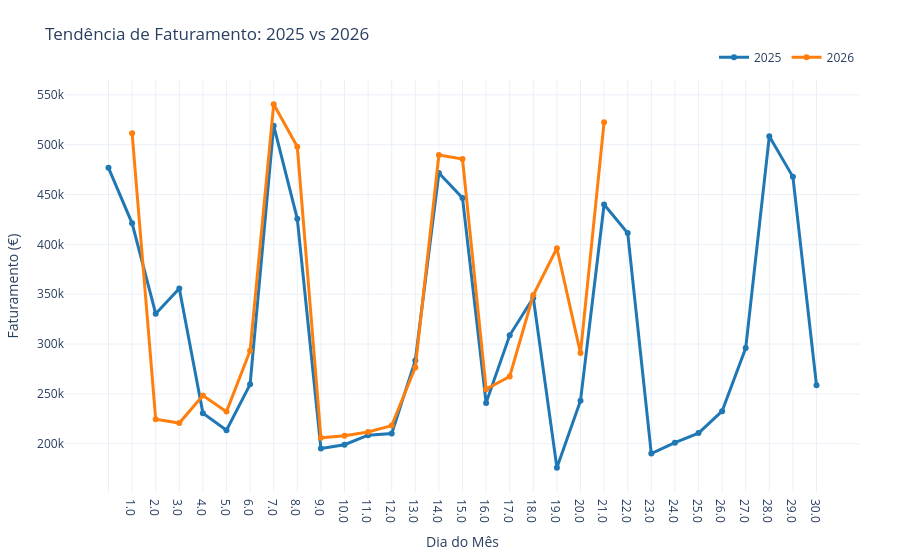

Notebook cell for this chart:
### Markdown cell above
### Célula 1: Configuração e Carregamento Robusto

**Excel**: Abrir o ficheiro e verificar os dados.

**Prompt sugerido para a IA (BLINDAGEM)**:
> "Lê a folha 'Mapa diário' do ficheiro 'Cópia de Mapa diário.xlsx' ignorando as primeiras 6 linhas. 
> - Usa `iloc` para mapear: Col 0 (Dia), Col 1 (Weekday). 
> - Faturamento: Índice 5 (2025), 6 (2026), 7 (Orc). 
> - Margem: Índice 16 (2025), 17 (2026), 19 (Orc).
> - Converte tudo para numérico (`pd.to_numeric`).
> - Aplica as funções `format_euro` e `format_pct` na visualização final."

### Code cell
import plotly.graph_objects as go

# Criar o gráfico interativo com Plotly
fig = go.Figure()

# Adicionar linha para 2025
fig.add_trace(go.Scatter(
    x=df['Dia'].astype(str).tolist(), 
    y=df['Fact_2025'],
    mode='lines+markers',
    name='2025',
    line=dict(color='#1f77b4', width=3),
    hovertemplate='Dia %{x}<br>Faturamento: %{y:,.2f} €<extra></extra>'
))

# Adicionar linha para 2026
fig.add_trace(go.Scatter(
    x=df['Dia'].astype(str).tolist(), 
    y=df['Fact_2026'],
    mode='lines+markers',
    name='2026',
    line=dict(color='#ff7f0e', width=3),
    hovertemplate='Dia %{x}<br>Faturamento: %{y:,.2f} €<extra></extra>'
))

# Ajuste de Layout Premium
fig.update_layout(
    title='Tendência de Faturamento: 2025 vs 2026',
    xaxis_title='Dia do Mês',
    yaxis_title='Faturamento (€)',
    hovermode='x unified',
    template='plotly_white',
    legend=dict(orientation="h", yanchor="bottom", y=1.02, xanchor="right", x=1),
    margin=dict(l=40, r=40, t=80, b=40)
)

fig.show()

### Figure 1 — Plotly figure (JSON) as saved in the notebook; plotly's stock layout.template omitted (floating-point values rounded to 4 significant figures)
{"data": [{"hovertemplate": "Dia %{x}<br>Faturamento: %{y:,.2f} €<extra></extra>", "line": {"color": "#1f77b4", "width": 3}, "mode": "lines+markers", "name": "2025", "type": "scatter", "x": ["", "1.0", "2.0", "3.0", "4.0", "5.0", "6.0", "7.0", "8.0", "9.0", "10.0", "11.0", "12.0", "13.0", "14.0", "15.0", "16.0", "17.0", "18.0", "19.0", "20.0", "21.0", "22.0", "23.0", "24.0", "25.0", "26.0", "27.0", "28.0", "29.0", "30.0"], "y": [476800.0, 421100.0, 330500.0, 355900.0, 230700.0, 213600.0, 259600.0, 519100.0, 425700.0, 195200.0, 199100.0, 208600.0, 210300.0, 283500.0, 471600.0, 446700.0, 241000.0, 308800.0, 346400.0, 176000.0, 243200.0, 440000.0, 411300.0, 190200.0, 201100.0, 210700.0, 232700.0, 296000.0, 508400.0, 467700.0, 258700.0]}, {"hovertemplate": "Dia %{x}<br>Faturamento: %{y:,.2f} €<extra></extra>", "line": {"color": "#ff7f0e", "width": 3}, "mode": "lines+markers", "name": "2026", "type": "scatter", "x": ["", "1.0", "2.0", "3.0", "4.0", "5.0", "6.0", "7.0", "8.0", "9.0", "10.0", "11.0", "12.0", "13.0", "14.0", "15.0", "16.0", "17.0", "18.0", "19.0", "20.0", "21.0", "22.0", "23.0", "24.0", "25.0", "26.0", "27.0", "28.0", "29.0", "30.0"], "y": [NaN, 511600.0, 224500.0, 220800.0, 248500.0, 232200.0, 293300.0, 540500.0, 497900.0, 206000.0, 208000.0, 211800.0, 218200.0, 276600.0, 489600.0, 485700.0, 254700.0, 267500.0, 349300.0, 396100.0, 291000.0, 522600.0, NaN, NaN, NaN, NaN, NaN, NaN, NaN, NaN, NaN]}], "layout": {"hovermode": "x unified", "legend": {"orientation": "h", "x": 1, "xanchor": "right", "y": 1.02, "yanchor": "bottom"}, "margin": {"b": 40, "l": 40, "r": 40, "t": 80}, "title": {"text": "Tendência de Faturamento: 2025 vs 2026"}, "xaxis": {"title": {"text": "Dia do Mês"}}, "yaxis": {"title": {"text": "Faturamento (€)"}}}}
